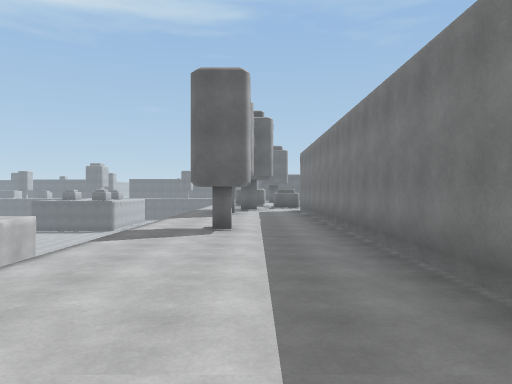
[1] (above)

22 first-person views from a walk through a 3-D level made in the Unity game engine. The camera is 1.5 m above the floor, looks level and sees 70° across. The floor is counted in squares, 2 m on a side. Each view is taken from the middle of a square. On the plan, view 1 faces up. The plan holds only what a view shows up to about 11 squares ahead; the rest is blank. The place goes on beyond the plan.

[2]
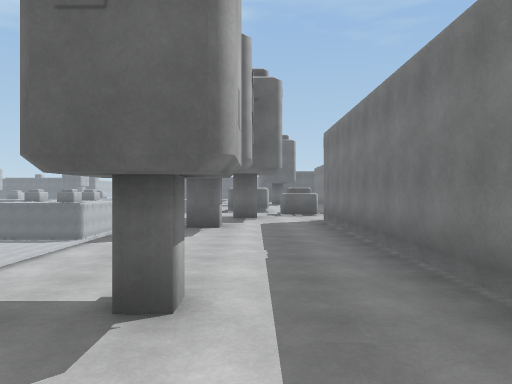

[3]
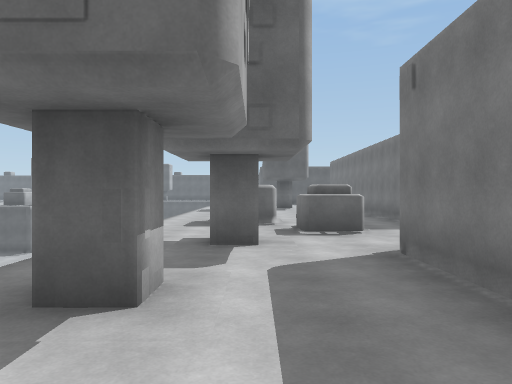

[4]
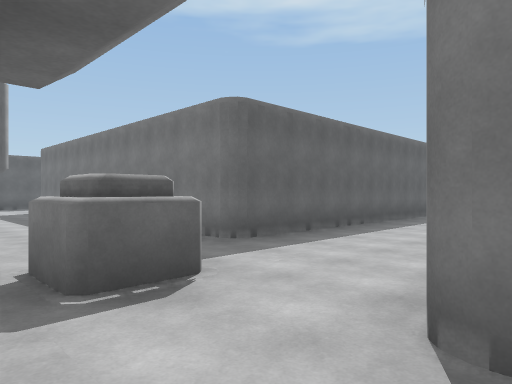

[5]
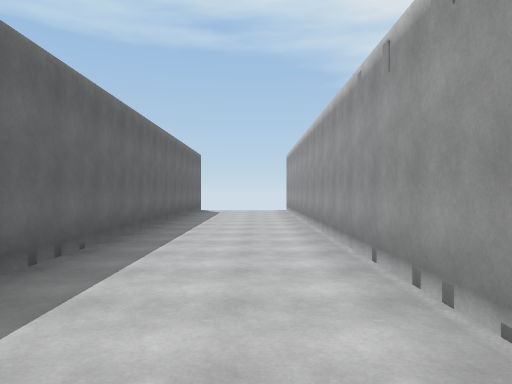

[6]
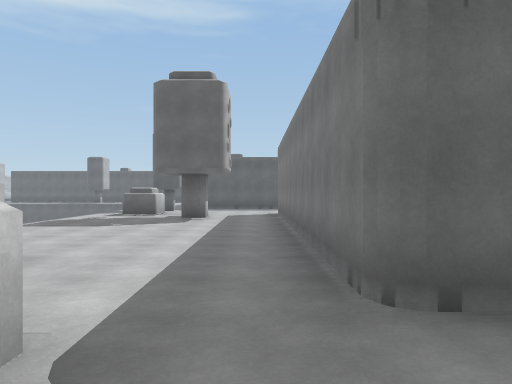

[7]
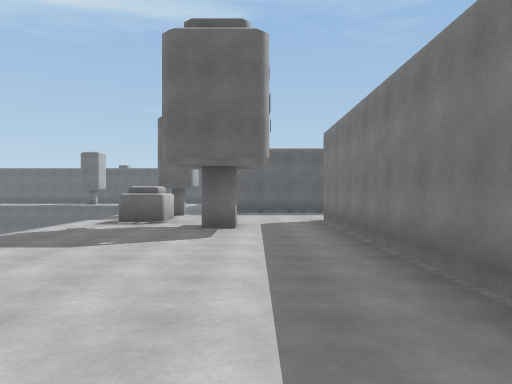

[8]
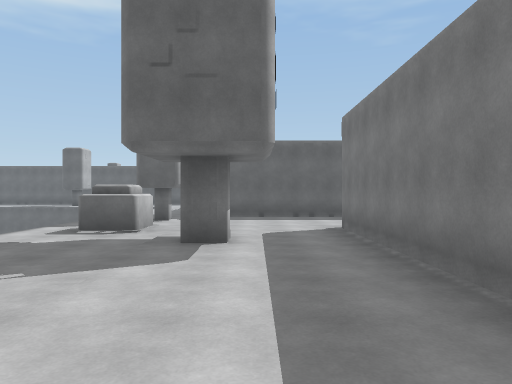

[9]
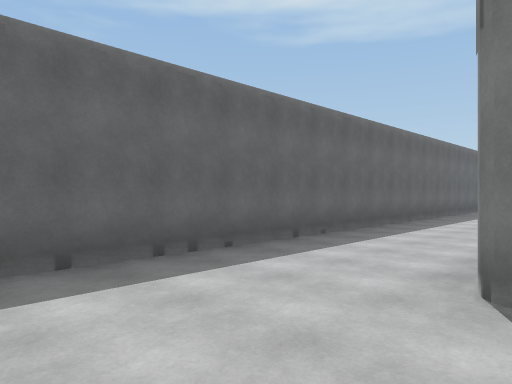

[10]
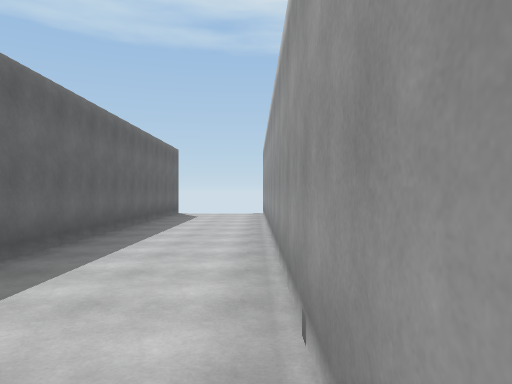

[11]
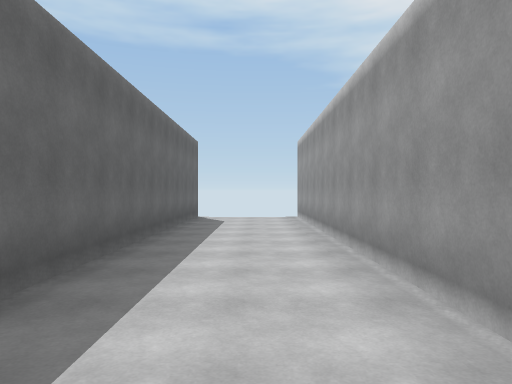

[12]
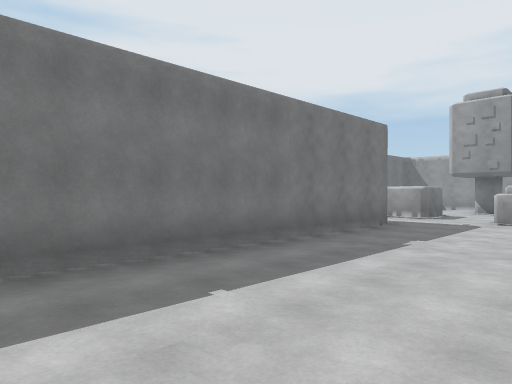

[13]
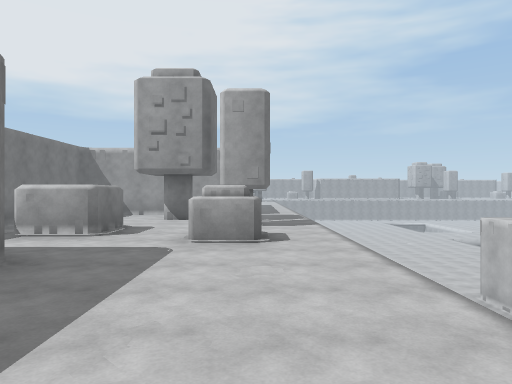

[14]
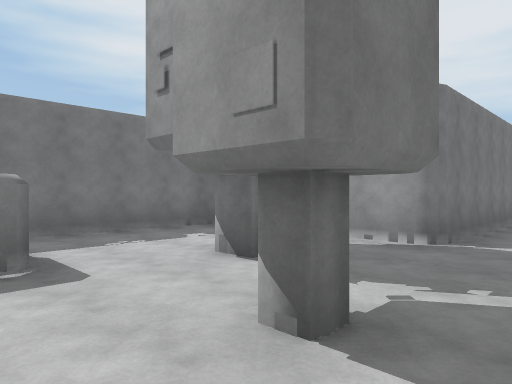

[15]
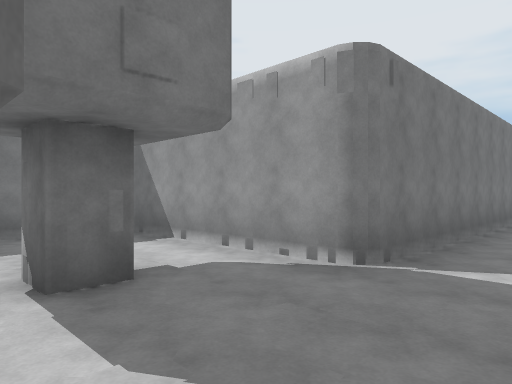

[16]
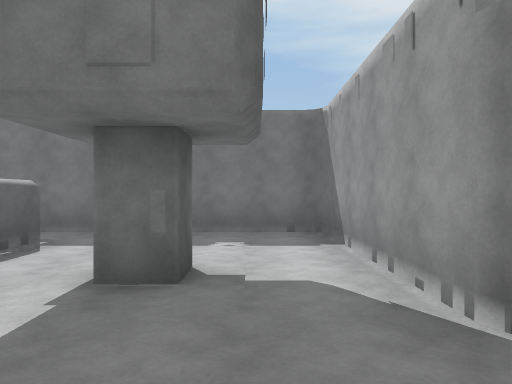

[17]
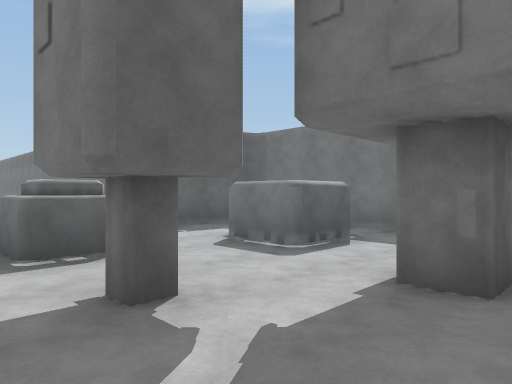

[18]
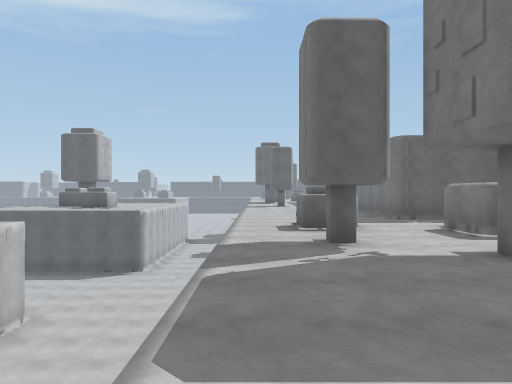

[19]
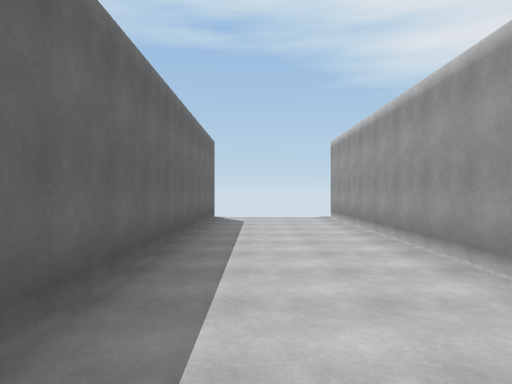

[20]
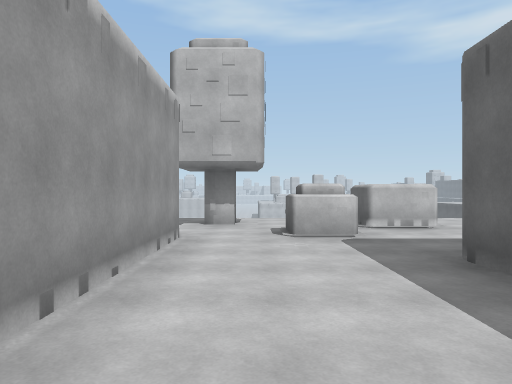

[21]
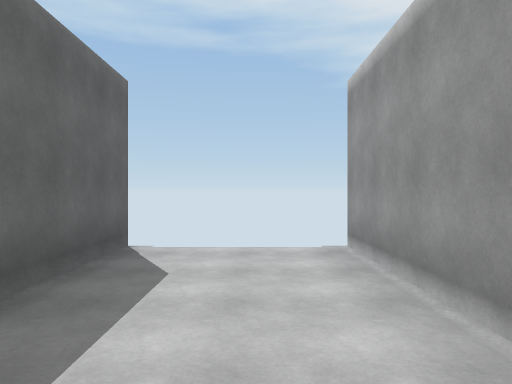

[22]
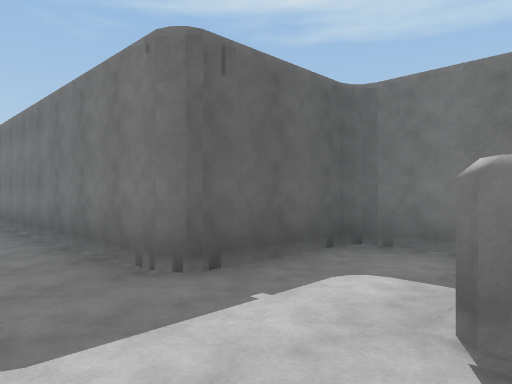

### Floor plan
Key: @ floor where view 1 was taken; # wall or solid block; . floor; ^ raised ledge; v drop or lower ground.
Columns run from 3 left of view 1 to 18 right of it. Each row starts with its distance up from view 1.
 32     ##################
 31    #.................
 30    ..................
 29  .^..................
 28 v.#....###############
 27  ......#
 26 v...#..#
 25  ......#
 24  ......#
 23   .....#
 22  ......#
 21  ......#
 20  ......#
 19  .##...###############
 18  ....................
 17  ...#................
 16  ....................
 15  ..#.................
 14 v....#################
 13  .#..#
 12  ....#
 11 v....#
 10 v....#
  9 v....#
  8  ....#
  7 v.#..#
  6 v....#
  5 v....#
  4 v....#
  3  ....#
  2  ....#
  1  ....#
  0 v..@.#
 -1 v....#
 -2 v....####
 -3 v.......#
 -4 v.##....#
 -5 v....##.#
 -6 v....##.#
 -7 v.#.....#
 -8 v...#...#
 -9 v.......#
-10 v.......#
-11 v..######
-12  ..#
-13   .#
-14   .#
-15   .#
-16    #
-17    #

Positions as (right, up) in squares from view 1, and headings:
1: (0, 0), facing up
2: (0, 5), facing up
3: (0, 10), facing up
4: (0, 14), facing up-right
5: (3, 16), facing right
6: (3, 16), facing up
7: (2, 19), facing up
8: (2, 21), facing up
9: (1, 28), facing up-right
10: (5, 29), facing right
11: (7, 30), facing right
12: (-2, 6), facing down-right
13: (-1, 2), facing down
14: (-2, -5), facing down-right
15: (-2, -7), facing down-right
16: (-2, -9), facing right
17: (-2, -9), facing up-right
18: (-2, -12), facing up
19: (7, 17), facing right
20: (8, 16), facing left
21: (13, 30), facing right
22: (0, -5), facing up-right
